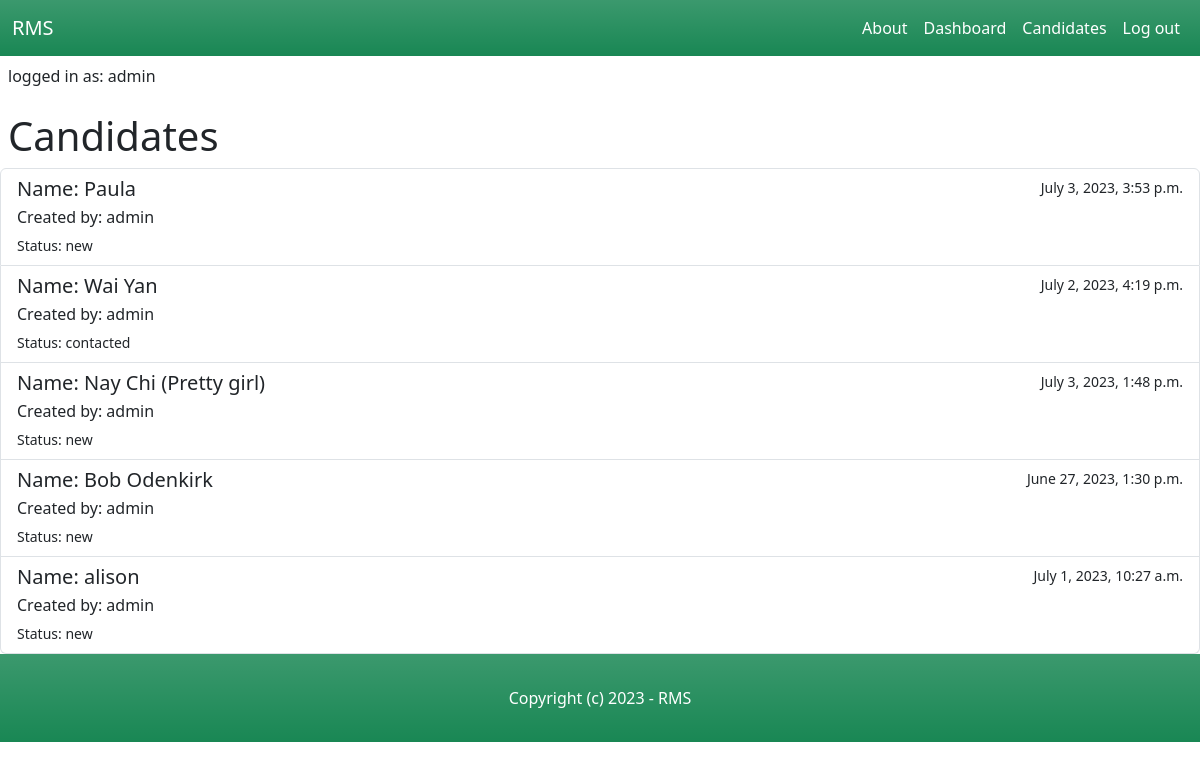
Before: /dashboard/ (signed in) with the older database file.
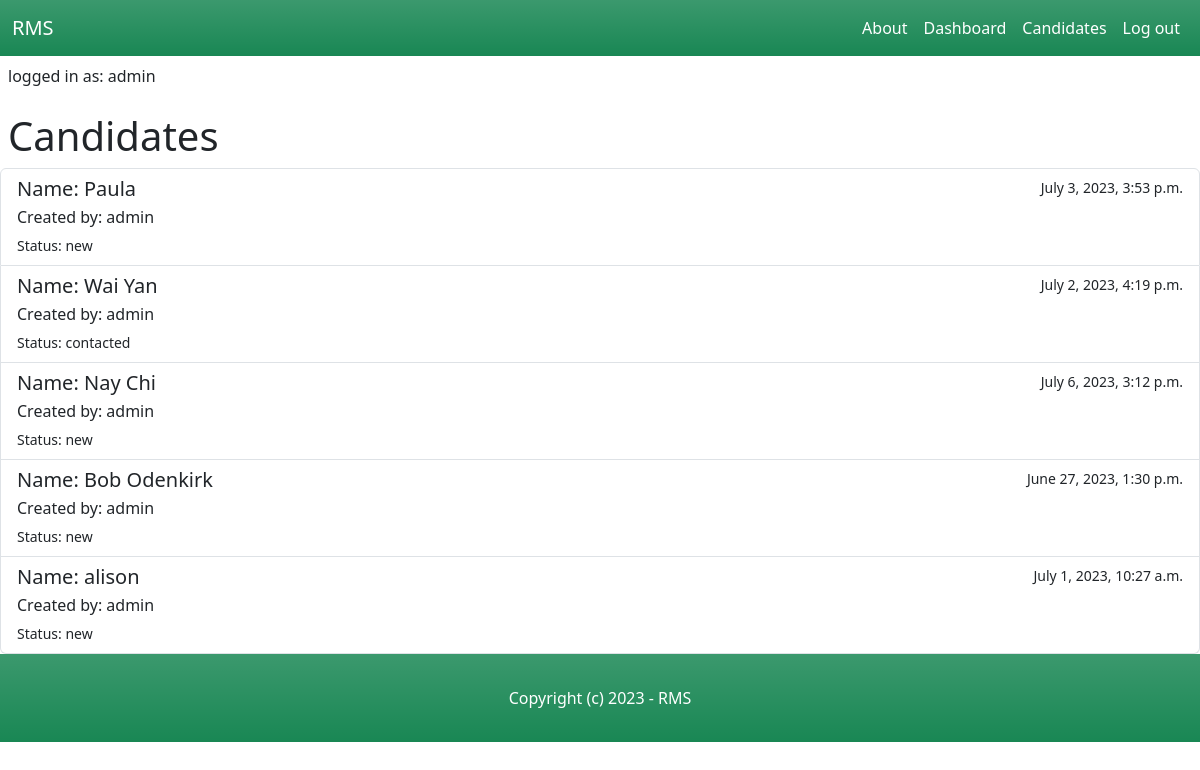
After: the same page with the newer database file.
### candidate/models.py (models this page shows, shortened)
class Candidate(models.Model):
    NEW = 'new'
    CONTACTED = 'contacted'
    INTERVIEWED = 'interviewed'
    HIRED = 'hired'
    REJECTED = 'rejected'
    CHOICES_STATUS = (
        (NEW, 'New'),
        (CONTACTED, 'Contacted'),
        (INTERVIEWED, 'Interviewed'),
        (HIRED, 'Hired'),
        (REJECTED, 'Rejected'),
    )
    name = models.CharField(max_length=255)
    description = models.TextField(blank=True, null=True)
    status = models.CharField(max_length=11, choices=CHOICES_STATUS, default=NEW)
    email = models.EmailField()
    phone = models.PositiveIntegerField()
    image = models.ImageField(upload_to='candidate_images', default='default_image.jpg', blank=True, null=True)
    resume = models.FileField(upload_to='resumes/', blank=True, null=True)
    is_active = models.BooleanField(default=True)
    created_by = models.ForeignKey(User, related_name='candidates', on_delete=models.CASCADE)
    created_at = models.DateTimeField(auto_now_add=True)
    modified_at = models.DateTimeField(auto_now=True)
    last_modified_by = models.ForeignKey(User, related_name='candidate', blank=True, null=True, on_delete=models.CASCADE)

### dashboard/views.py (the view)
# urls.py: path('', views.dashboard, name='dashboard'),
@login_required
def dashboard(request):
    candidates = Candidate.objects.filter(is_active=True).order_by('-created_at')[0:5]
    return render(request, 'dashboard/dashboard.html', {
        'candidates': candidates
    })

### dashboard/templates/dashboard/dashboard.html (shortened to what this page needs)
{% extends 'core/base.html' %}
{% block content %}
    <p class="px-2 py-2">logged in as: {{ request.user.username }}</p>
    <h1 class="px-2">Candidates</h1>
    <div class="list-group">
        {% if candidates %}
            {% for candidate in candidates %}
            <a style="text-decoration:none" href="{% url 'candidate_details' candidate.id %}" class="list-group-item list-group-item-action" aria-current="true">
                <div class="d-flex w-100 justify-content-between">
                    <h5 class="mb-1">Name: {{ candidate.name }}</h5>
                    <small>{{ candidate.modified_at }}</small>
                </div>
                <p class="mb-1">Created by: {{ candidate.created_by }} </p>
                <small>Status: {{ candidate.status }}</small>
            </a>
            {% endfor %}
            {% else %}
            <p>There are no candidates in the database. Try add <a href="{% url 'add_candidate' %}">here</a></p>
        {% endif %}
    </div>
{% endblock %}

Changed rows visible on the page:
changed Candidate: name "Nay Chi (Pretty girl)" → "Nay Chi"; modified_at "July 3, 2023, 1:48 p.m." → "July 6, 2023, 3:12 p.m."
